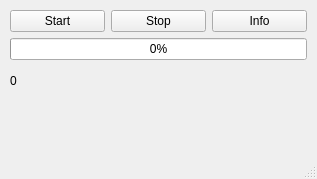
<?xml version="1.0" encoding="UTF-8"?>
<ui version="4.0">
 <class>Widget</class>
 <widget class="QMainWindow" name="Widget">
  <property name="geometry">
   <rect>
    <x>0</x>
    <y>0</y>
    <width>317</width>
    <height>179</height>
   </rect>
  </property>
  <property name="windowTitle">
   <string>Widget</string>
  </property>
  <widget class="QWidget" name="centralwidget">
   <widget class="QWidget" name="">
    <property name="geometry">
     <rect>
      <x>10</x>
      <y>10</y>
      <width>297</width>
      <height>86</height>
     </rect>
    </property>
    <layout class="QVBoxLayout" name="verticalLayout">
     <item>
      <layout class="QHBoxLayout" name="horizontalLayout">
       <item>
        <widget class="QPushButton" name="pbStart">
         <property name="text">
          <string>Start</string>
         </property>
        </widget>
       </item>
       <item>
        <widget class="QPushButton" name="pbStop">
         <property name="text">
          <string>Stop</string>
         </property>
        </widget>
       </item>
       <item>
        <widget class="QPushButton" name="pbInfo">
         <property name="text">
          <string>Info</string>
         </property>
        </widget>
       </item>
      </layout>
     </item>
     <item>
      <widget class="QProgressBar" name="progressBar">
       <property name="value">
        <number>0</number>
       </property>
      </widget>
     </item>
     <item>
      <widget class="QLabel" name="infoLabel">
       <property name="text">
        <string>0</string>
       </property>
      </widget>
     </item>
    </layout>
   </widget>
  </widget>
  <widget class="QMenuBar" name="menubar">
   <property name="geometry">
    <rect>
     <x>0</x>
     <y>0</y>
     <width>317</width>
     <height>26</height>
    </rect>
   </property>
  </widget>
  <widget class="QStatusBar" name="statusbar"/>
 </widget>
 <resources/>
 <connections/>
</ui>
